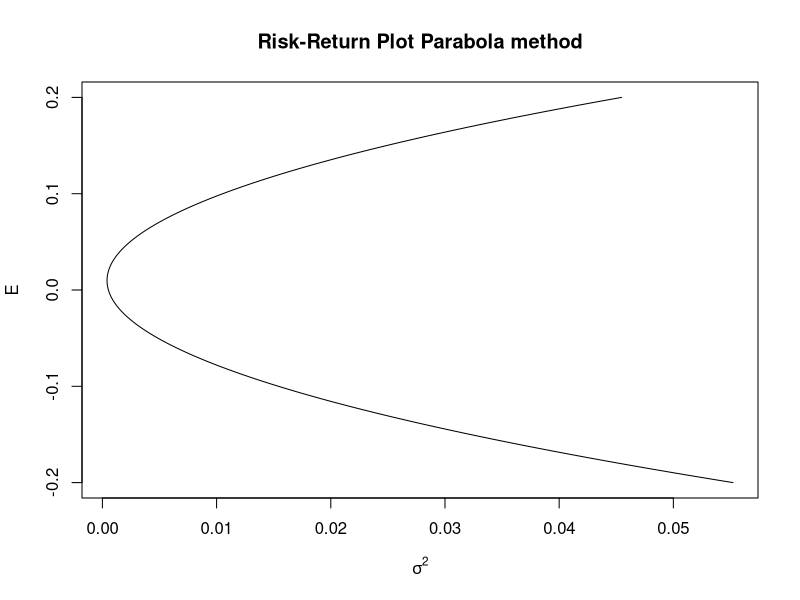
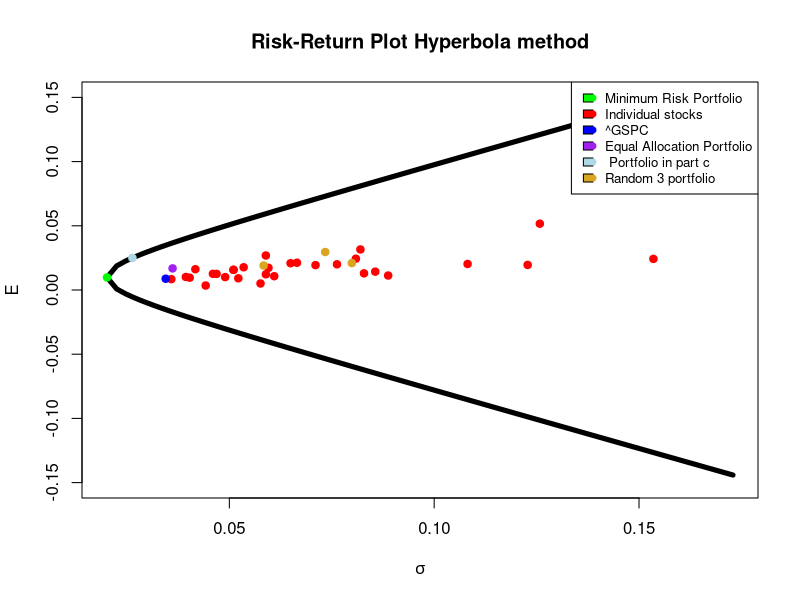

Recreate these plots in R, in order.
a_all <- read.csv("stockData.csv", sep=",", header=TRUE) 
# Use 5 year data to train 
a <- a_all[1:60,] 
#Convert adjusted close prices into returns:
r <- (a[-1,4:ncol(a)]-a[-nrow(a),4:ncol(a)])/a[-nrow(a),4:ncol(a)]
# Using only 30 stocks(GSPC not included) 
n_stocks = 30 
#Compute mean vector:
means <- colMeans(r)
#Compute variance covariance matrix 
covmat <- cov(r)
#Compute correlation matrix: 
cormat <- cor(r)
#Compute the vector of variances: 
variances <- diag(covmat)
#Compute the vector of standard deviations: 
stdev <- diag(covmat)^.5
#Compute inverse of variance covariance matrix 
inv_covmat <- solve(covmat)
#ones vector 
ones = rep(1,n_stocks)

#Compute A,B,C,D
A = as.numeric(t(means) %*% inv_covmat %*% ones) 
B = as.numeric(t(means) %*% inv_covmat %*% means) 
C = as.numeric(t(ones)  %*% inv_covmat %*% ones) 
D = B*C - A^2

#Compute lambda1 and lambda2  
E = 0.025

l1 = (function(x) (C*x - A) / D) 
l2 = (function(x) (B - A*x) / D)

lambda_1 = l1(E) 
lambda_2 = l2(E)

#Composition of the efficient portfolio given the return E
investor_weight = inv_covmat %*% (l1(E) * means + l2(E) * ones) 

#Span values of E: 
E <- seq(-0.2,0.2,.001)

#Compute variance of efficient frontier portfolios (parabola) 
var_ef_p <- (C * E^2 - 2*A*E + B) / D

#Parabola: part d 
plot(var_ef_p, E, type="l", ylab = 'E', xlab = expression(sigma^2), main="Risk-Return Plot Parabola method") # Parabola

#Span values of vars 
sigmas <- sqrt(seq(1/C,0.03,.0001)) 
upper_part <- (A + sqrt(D*(C*sigmas^2 - 1)))*(1/C) 
lower_part <- (A - sqrt(D*(C*sigmas^2 - 1)))*(1/C) 

#Hyperbola: part e 
plot(sigmas, upper_part, lwd=5,type = "l",ylab = 'E', xlab = expression(sigma),ylim = c(-0.15,0.15),main="Risk-Return Plot Hyperbola method") 
lines(sigmas,lower_part, lwd=5,type = "l")

#f Add n_stocks stocks, GSPC, equal allocation portfolio, min risk portfolio, portfolio in c

# Mark stocks
for (i in 1:n_stocks) {
  points(sqrt(covmat[i,i]), means[i], pch = 19, lwd=1, col = "red")
}

#Mark GSPC 
r_gpsc = (a[-1,3]-a[-nrow(a),3])/a[-nrow(a),3] 
gspc_mean = mean(r_gpsc) 
gspc_var = var(r_gpsc) 
points(sqrt(gspc_var),gspc_mean, pch = 19, lwd=1, col = "blue")

#Mark Equal allocation portfolio 
equal_weight_vector <- ones/n_stocks
equal_varp <- t(equal_weight_vector) %*% covmat %*% equal_weight_vector
equal_Rp <- t(equal_weight_vector) %*% means 
points(sqrt(equal_varp), equal_Rp, pch = 19, lwd=1, col= "purple")

#Mark minimum risk portfolio: 
min_risk_weight_vector <- inv_covmat  %*% ones /as.numeric(t(ones)  %*% inv_covmat  %*% ones) 
min_risk_varp <- t(min_risk_weight_vector) %*% covmat %*% min_risk_weight_vector 
min_risk_Rp <- t(min_risk_weight_vector) %*% means 
points(sqrt(min_risk_varp), min_risk_Rp, pch=19,lwd=1,col="green")

#mark portfolio in c 
investor_varp <- t(investor_weight) %*% covmat %*% investor_weight 
investor_Rp <- t(investor_weight) %*% means
points(sqrt(investor_varp), investor_Rp, pch = 19, lwd=1, col= "lightblue")

#Part g add 3 random portfolios

#create vector with 10 random numbers between 1 and 20 
set.seed(1) 
r_portf_x1 <- runif(n=n_stocks, min=-0.75, max=1) 
set.seed(2) 
r_portf_x2 <- runif(n=n_stocks, min=-0.75, max=1) 
set.seed(3) 
r_portf_x3 <- runif(n=n_stocks, min=-0.75, max=1)

r_portf_x1 <- r_portf_x1 / sum(r_portf_x1)
r_portf_x2 <- r_portf_x2 / sum(r_portf_x2)
r_portf_x3 <- r_portf_x3 / sum(r_portf_x3)

r_varp1 <- t(r_portf_x1) %*% covmat %*% r_portf_x1 
r_Rp1 <- t(r_portf_x1) %*% means 
points(sqrt(r_varp1), r_Rp1, pch = 19, lwd=1, col= "goldenrod")

r_varp2 <- t(r_portf_x2) %*% covmat %*% r_portf_x2 
r_Rp2 <- t(r_portf_x2) %*% means 
points(sqrt(r_varp2), r_Rp2, pch = 19, lwd=1, col= "goldenrod")

r_varp3 <- t(r_portf_x3) %*% covmat %*% r_portf_x3 
r_Rp3 <- t(r_portf_x3) %*% means 
points(sqrt(r_varp3), r_Rp3, pch = 19, lwd=1, col= "goldenrod")

legend("topright", 
       legend=c("Minimum Risk Portfolio", "Individual stocks", "^GSPC","Equal Allocation Portfolio", " Portfolio in part c","Random 3 portfolio"),
       col=c("green", "red","blue","purple","lightblue","goldenrod"),
       pch = 19,
       fill =c("green", "red","blue","purple","lightblue","goldenrod"),
       cex=0.8)
